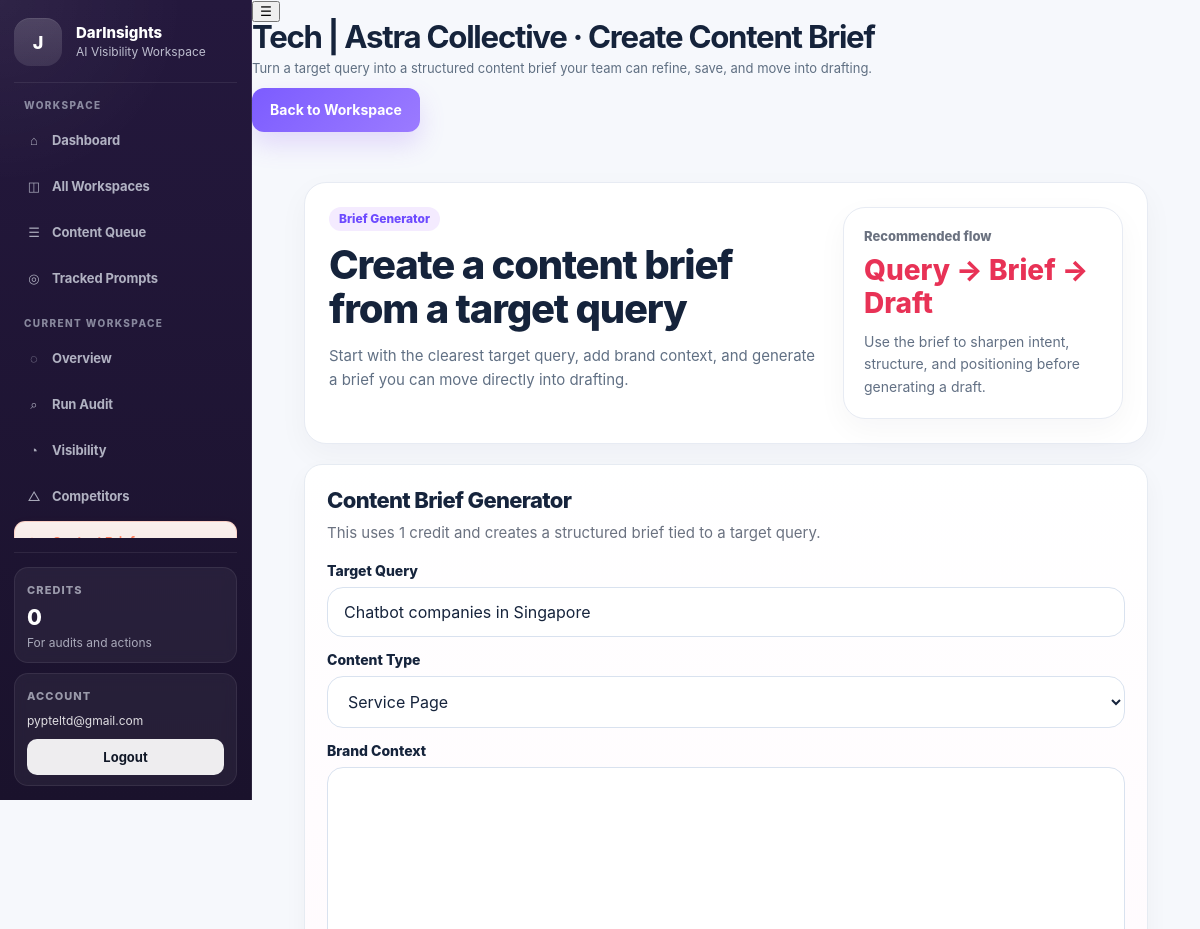
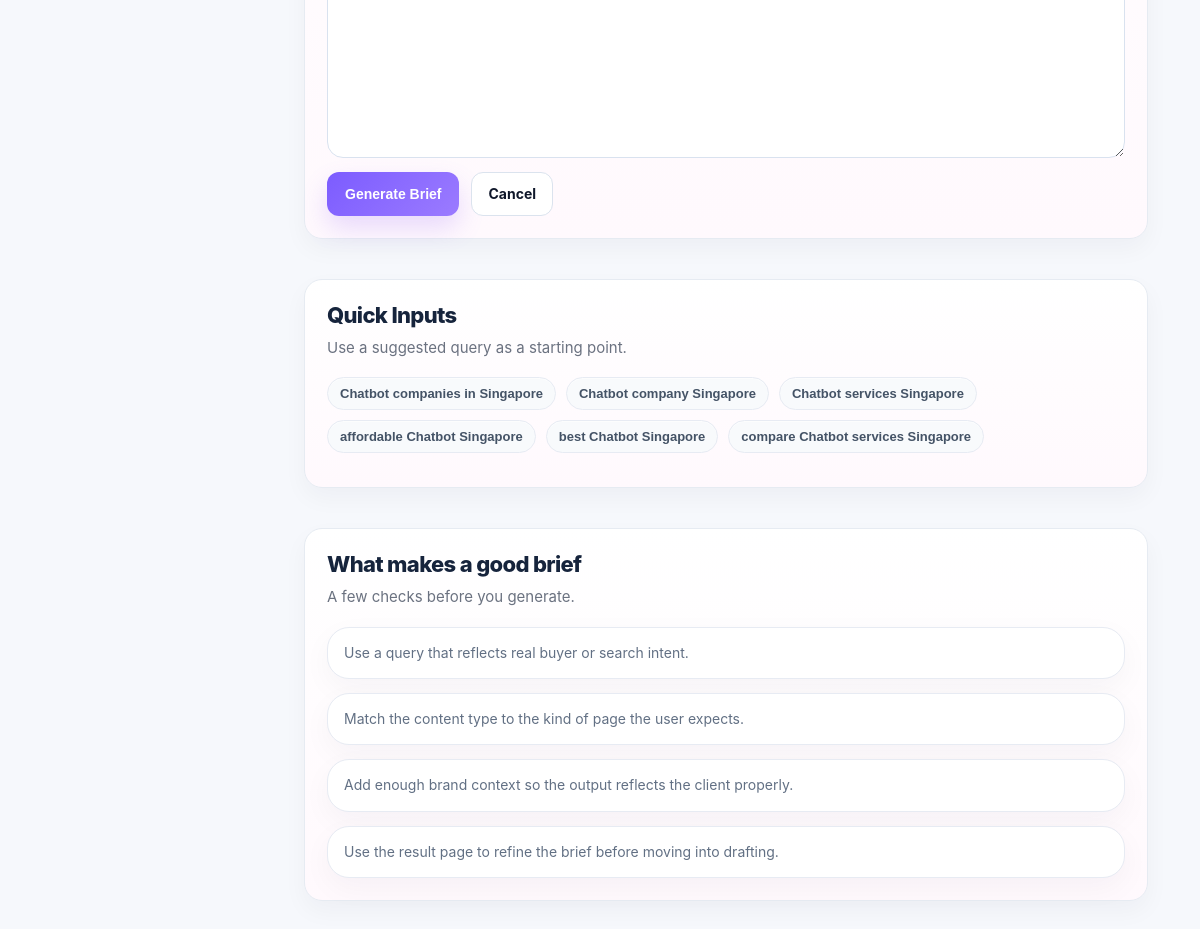
The page /client/1/content-brief (signed in) on the database its author committed (2 pictures, top to bottom).
### app.py (models this page shows)
class User(UserMixin, db.Model):
    __tablename__ = "users"
    id = db.Column(db.Integer, primary_key=True)
    email = db.Column(db.String(255), unique=True, nullable=False)
    password_hash = db.Column(db.String(255), nullable=False)
    name = db.Column(db.String(255), nullable=False)
    referral_code = db.Column(db.String(50), unique=True, nullable=True)
    referred_by_user_id = db.Column(db.Integer, db.ForeignKey("users.id"), nullable=True)
    created_at = db.Column(db.DateTime, default=datetime.utcnow)
    role = db.Column(db.String(50), default="user")
    plan = db.Column(db.String(50), default="free")
    is_white_label_enabled = db.Column(db.Boolean, default=False)
    agency_name = db.Column(db.String(255), nullable=True)
    wallet = db.relationship(
        "Wallet",
        backref="user",
        uselist=False,
        cascade="all, delete-orphan",
    )
    clients = db.relationship(
        "Client",
        backref="user",
        lazy=True,
        cascade="all, delete-orphan",
    )

class Wallet(db.Model):
    __tablename__ = "wallets"
    id = db.Column(db.Integer, primary_key=True)
    user_id = db.Column(db.Integer, db.ForeignKey("users.id"), unique=True, nullable=False)
    balance = db.Column(db.Integer, default=0, nullable=False)
    updated_at = db.Column(db.DateTime, default=datetime.utcnow, onupdate=datetime.utcnow)

class Client(db.Model):
    __tablename__ = "clients"
    id = db.Column(db.Integer, primary_key=True)
    slug = db.Column(db.String(255), nullable=False, index=True)
    user_id = db.Column(db.Integer, db.ForeignKey("users.id"), nullable=False, index=True)
    name = db.Column(db.String(255), nullable=False)
    website = db.Column(db.String(500), nullable=False)
    website_normalized = db.Column(db.String(500), nullable=False, index=True)
    industry = db.Column(db.String(255), nullable=True)
    location = db.Column(db.String(255), nullable=True)
    owner_type = db.Column(db.String(100), nullable=False, default="company")
    notes = db.Column(db.Text, nullable=True)
    logo_filename = db.Column(db.String(255), nullable=True)
    created_at = db.Column(db.DateTime, default=datetime.utcnow, nullable=False)
    updated_at = db.Column(db.DateTime, default=datetime.utcnow, onupdate=datetime.utcnow, nullable=False)
    __table_args__ = (
        db.UniqueConstraint("user_id", "slug", name="uq_clients_user_slug"),
    )

### app.py (the view, shortened to what this page needs)
@app.route("/client/<client_id>/content-brief", methods=["GET", "POST"])
@login_required
def generate_client_content_brief(client_id):
    client = get_client_by_id(client_id)
    if not client:
        abort(404)
    default_query = ""
    if client.get("query_comparison", {}).get("rows"):
        default_query = client["query_comparison"]["rows"][0].get("query", "")
    prefill_query = safe_str(request.args.get("target_query"))
    prefill_content_type = safe_str(request.args.get("content_type")) or "service_page"
    prefill_context = safe_str(request.args.get("brand_context"))
    form_data = {
        "target_query": prefill_query if prefill_query else default_query,
        "content_type": prefill_content_type,
        "brand_context": prefill_context if prefill_context else client.get("notes", ""),
    }
    return render_template(
        "content_brief_form.html",
        client=client,
        error=None,
        form_data=form_data
    )

### templates/content_brief_form.html (shortened to what this page needs)
{% extends "base.html" %}
{% block page_header %}
<div class="page-header-standard brief-generator-header-clean">
    <div class="page-header-copy">
        <h1>{{ client.name }} · Create Content Brief</h1>
        <p>Turn a target query into a structured content brief your team can refine, save, and move into drafting.</p>
    </div>
    <div class="page-header-actions">
        <a href="{{ url_for('client_detail', client_id=client.id) }}" class="btn btn-primary">
            Back to Workspace
        </a>
    </div>
</div>
{% endblock %}
{% block content %}
<section class="brief-generator-shell-clean">
    <section class="brief-generator-top-strip">
        <div class="brief-generator-top-copy">
            <span class="section-kicker">Brief Generator</span>
            <h2>Create a content brief from a target query</h2>
            <p>
                Start with the clearest target query, add brand context, and generate a brief you can move directly into drafting.
            </p>
        </div>
        <div class="brief-generator-top-card">
            <span class="hero-card-label">Recommended flow</span>
            <strong class="hero-card-value">Query → Brief → Draft</strong>
            <p class="hero-card-text">
                Use the brief to sharpen intent, structure, and positioning before generating a draft.
            </p>
        </div>
    </section>
    <section class="brief-generator-grid">
        <div class="panel panel-main">
            <div class="panel-header">
                <div>
                    <h2>Content Brief Generator</h2>
                    <p class="panel-subtitle">This uses 1 credit and creates a structured brief tied to a target query.</p>
                </div>
            </div>
<form method="POST" action="{{ url_for('generate_client_content_brief', client_id=client.id) }}">
    <div class="form-field">
        <label for="target_query">Target Query</label>
        <input
            id="target_query"
            type="text"
            name="target_query"
            value="{{ form_data.target_query if form_data else '' }}"
            required
        >
    </div>
    <div class="form-field">
        <label for="content_type">Content Type</label>
        <select id="content_type" name="content_type">
            <option value="service_page" {% if form_data and form_data.content_type == "service_page" %}selected{% endif %}>Service Page</option>
        </select>
    </div>
    <div class="form-field">
        <label for="brand_context">Brand Context</label>
        <textarea
            id="brand_context"
            name="brand_context"
            rows="8"
        >{{ form_data.brand_context if form_data else '' }}</textarea>
    </div>
    <div class="form-actions">
        <button type="submit" class="btn btn-primary">Generate Brief</button>
        <a href="{{ url_for('client_detail', client_id=client.id) }}" class="btn btn-secondary">Cancel</a>
    </div>
</form>
        </div>
        <aside class="side-stack">
            <div class="panel">
                <div class="panel-header">
                    <div>
                        <h2>Quick Inputs</h2>
                        <p class="panel-subtitle">Use a suggested query as a starting point.</p>
                    </div>
                </div>
                <div class="chip-cluster">
                    {% if client.get("query_comparison") and client.get("query_comparison", {}).get("rows") %}
                        {% for row in client.get("query_comparison", {}).get("rows", [])[:6] %}
                        <button
                            type="button"
                            class="meta-chip chip-button"
                            data-query="{{ row.get('query', '') }}"
                            onclick="fillBriefQuery(this.dataset.query)">
                            {{ row.get('query', '') }}
                        </button>
                        {% endfor %}
                    {% endif %}
                </div>
            </div>
            <div class="panel">
                <div class="panel-header">
                    <div>
                        <h2>What makes a good brief</h2>
                        <p class="panel-subtitle">A few checks before you generate.</p>
                    </div>
                </div>
                <div class="tips-list">
                    <div class="tip-item">Use a query that reflects real buyer or search intent.</div>
                    <div class="tip-item">Match the content type to the kind of page the user expects.</div>
                    <div class="tip-item">Add enough brand context so the output reflects the client properly.</div>
                    <div class="tip-item">Use the result page to refine the brief before moving into drafting.</div>
                </div>
            </div>
        </aside>
    </section>
</section>
{% endblock %}

### templates/base.html (shortened to what this page needs)
<!DOCTYPE html>
<html lang="en">
<head>
    <link rel="stylesheet" href="{{ url_for('static', filename='styles-v2.1.css') }}">
</head>
<body class="{% block body_class %}{% endblock %}">
    {% set current_endpoint = request.endpoint or '' %}
    {% set sidebar_client = focused_client if focused_client is defined and focused_client else none %}
    <div class="app-shell">
        <aside class="app-sidebar" id="appSidebar" aria-hidden="true">
            <div class="sidebar-inner">
                <div class="sidebar-brand">
                    <a href="{{ url_for('index') }}" class="brand-link">
                        <div class="brand-mark">
                            {% if current_user.is_authenticated %}
                                {{ (current_user.name or current_user.email or "D")[0]|upper }}
                            {% else %}
                                D
                            {% endif %}
                        </div>
                        <div class="brand-copy">
                            <strong>DarInsights</strong>
                            <span>AI Visibility Workspace</span>
                        </div>
                    </a>
                </div>
                <nav class="sidebar-nav">
                    <div class="nav-group">
                        <div class="nav-label">Workspace</div>
                        <a href="{{ url_for('index') }}"
                           class="nav-item {% if current_endpoint in ['index', 'dashboard'] %}active{% endif %}">
                            <span class="nav-icon">⌂</span>
                            <span class="nav-text">Dashboard</span>
                        </a>
                        <a href="{{ url_for('clients_page') }}"
                           class="nav-item {% if current_endpoint in ['clients_page', 'client_detail', 'edit_client', 'create_client'] %}active{% endif %}">
                            <span class="nav-icon">◫</span>
                            <span class="nav-text">All Workspaces</span>
                        </a>
                        <a href="{{ url_for('content_queue_page') }}"
                           class="nav-item {% if current_endpoint in ['content_queue_page', 'content_queue'] %}active{% endif %}">
                            <span class="nav-icon">☰</span>
                            <span class="nav-text">Content Queue</span>
                        </a>
                        <a href="{{ url_for('position_tracking_page') }}"
                           class="nav-item {% if current_endpoint == 'position_tracking_page' %}active{% endif %}">
                            <span class="nav-icon">◎</span>
                            <span class="nav-text">Tracked Prompts</span>
                        </a>
                    </div>
                    {% if sidebar_client %}
                    <div class="nav-group">
                        <div class="nav-label">Current Workspace</div>
                        <a href="{{ url_for('client_detail', client_id=sidebar_client.id) }}"
                           class="nav-item {% if current_endpoint == 'client_detail' %}active{% endif %}">
                            <span class="nav-icon">◌</span>
                            <span class="nav-text">Overview</span>
                        </a>
                        <a href="{{ url_for('run_client_audit', client_id=sidebar_client.id) }}"
                           class="nav-item {% if current_endpoint in ['run_client_audit', 'new_audit', 'start_audit'] %}active{% endif %}">
                            <span class="nav-icon">⌕</span>
                            <span class="nav-text">Run Audit</span>
                        </a>
                        <a href="{{ url_for('client_visibility_page', client_id=sidebar_client.id) }}"
                           class="nav-item {% if current_endpoint == 'client_visibility_page' %}active{% endif %}">
                            <span class="nav-icon">◔</span>
                            <span class="nav-text">Visibility</span>
                        </a>
                        <a href="{{ url_for('client_competitors_page', client_id=sidebar_client.id) }}"
                           class="nav-item {% if current_endpoint in ['client_competitors_page', 'competitor_page'] %}active{% endif %}">
                            <span class="nav-icon">△</span>
                            <span class="nav-text">Competitors</span>
                        </a>
                        <a href="{{ url_for('generate_client_content_brief', client_id=sidebar_client.id) }}"
                           class="nav-item {% if current_endpoint in ['generate_client_content_brief', 'content_brief_form'] %}active{% endif %}">
                            <span class="nav-icon">✎</span>
                            <span class="nav-text">Content Brief</span>
                        </a>
                    </div>
                    {% endif %}
                </nav>
                <div class="sidebar-footer">
                    <div class="sidebar-footer-panel sidebar-credits-panel">
                        <div class="sidebar-footer-head">
                            <span class="sidebar-footer-kicker">Credits</span>
                        </div>
                        <div class="sidebar-credits-value">
                            {% if current_user.is_authenticated and current_user.plan == 'dev_unlimited' %}
                                Unlimited
                            {% elif current_user.is_authenticated and current_user.wallet %}
                                {{ current_user.wallet.balance }}
                            {% else %}
                                0
                            {% endif %}
                        </div>
                        <div class="sidebar-credits-meta">
                            For audits and actions
                        </div>
                    </div>
                    <div class="sidebar-footer-panel">
                        <div class="sidebar-footer-head">
                            <span class="sidebar-footer-kicker">Account</span>
                        </div>
                        <div class="sidebar-account-email">
                            {{ current_user.email if current_user.is_authenticated else 'Guest' }}
                        </div>
                        {% if current_user.is_authenticated %}
                            <a href="{{ url_for('logout') }}" class="sidebar-logout-btn">Logout</a>
                        {% else %}
                            <a href="{{ url_for('login') }}" class="sidebar-logout-btn">Login</a>
                        {% endif %}
                    </div>
                </div>
            </div>
        </aside>
        <div class="app-main">
            <header class="app-topbar">
                <div class="topbar-left">
                    <button class="sidebar-toggle" type="button" aria-label="Open navigation" aria-expanded="false" aria-controls="appSidebar">
                        ☰
                    </button>
                    <div class="topbar-heading">
                        {% block page_header %}{% endblock %}
                    </div>
                </div>
            </header>
            <main class="app-content">
                {% block content %}{% endblock %}
            </main>
        </div>
    </div>
</body>
</html>

### rows shown on the page
User: name "J", email "pypteltd@gmail.com"
Wallet: wallet.balance "0"
Client: name "Tech | Astra Collective"

### other values the page prints
{{ row.get('query', '') }} "Chatbot companies in Singapore" "Chatbot company Singapore" "Chatbot services Singapore" "affordable Chatbot Singapore" "best Chatbot Singapore" "compare Chatbot services Singapore"
